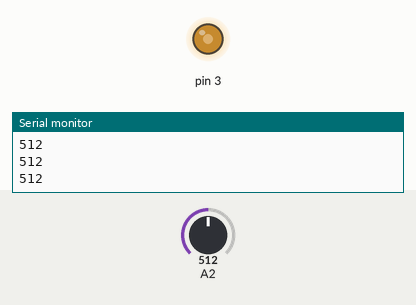
This sketch was run on a simulated Arduino Uno, built with avr-gcc and run on an emulated ATmega328P. Shown: output pins drawn as LEDs (lit = HIGH), the last lines printed to the serial monitor. Inputs (shaded band) come from the test bench; at power-on: A2 = 512.

Above: at 1.2 s.
1.3 s: A2 set to 716
At 1.7 s:
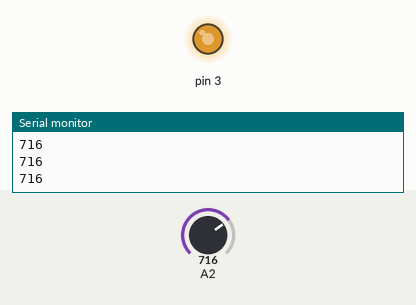
2.8 s: A2 set to 900
At 4.0 s:
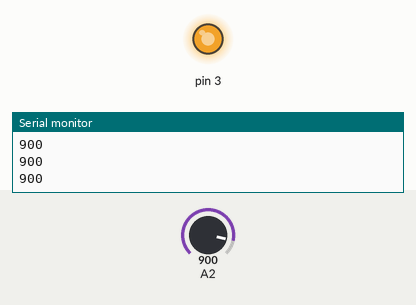
4.3 s: A2 set to 122
At 5.2 s:
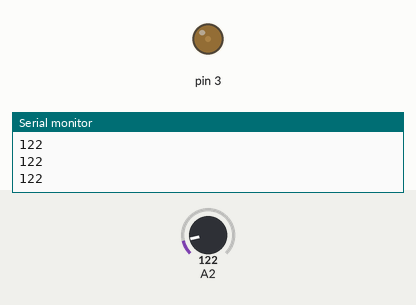
5.8 s: A2 set to 0
At 6.4 s:
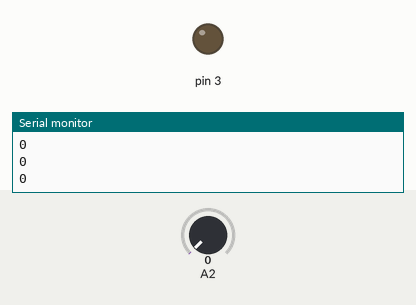
Timing chart, 0 to 8.3 s (numbered marks = the images above; inputs shaded):
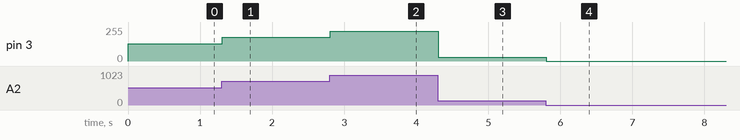

The sketch:

LDR_with_pwm_pins.ino
```cpp
void setup() {
 pinMode(A2,INPUT);
 pinMode(3,OUTPUT);
 Serial.begin(9600);
}

void loop() {
int value;
value = analogRead(A2);
Serial.println(value);
analogWrite(3,(value/4));
}
```

Measured:
- after the input at 1.3 s, pin 3: 128/255 → 179/255 at once
- after the input at 2.8 s, pin 3: 179/255 → 225/255 at once
- after the input at 4.3 s, pin 3: 225/255 → 30/255 at once
- after the input at 5.8 s, pin 3: 30/255 → 0/255 at once
